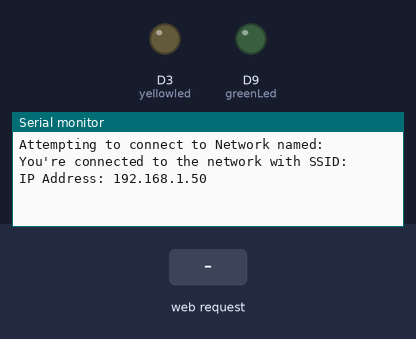
This sketch was run on a simulated Arduino MKR. Parts: output pins drawn as LEDs (lit = HIGH), the last lines printed to the serial monitor. Inputs (shaded band) come from the test bench. WiFi joins after 1.5 s; servers stay silent unless stated; not simulated (calls return 0 or success): arduino_secrets.h.

Above: at 5.7 s.
5.8 s: HTTP request GET /greenLED received
At 6.2 s:
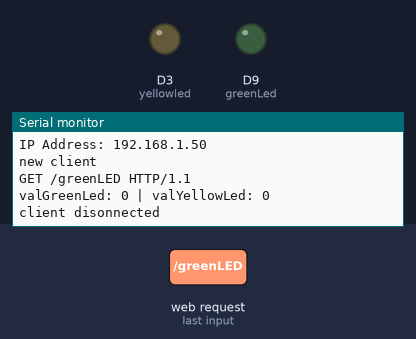
7.3 s: HTTP request GET /yellowLED received
At 8.5 s:
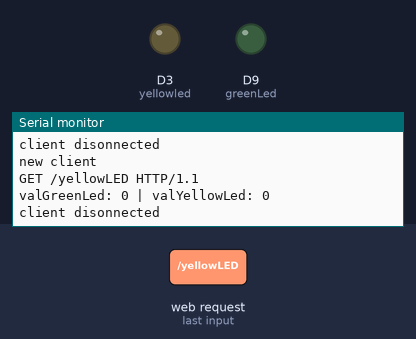

The sketch:

Webpage_communication.ino
```cpp
#include <SPI.h>
#include <WiFiNINA.h>
#include "arduino_secrets.h"
#define greenLed 9
#define yellowled 3

// Configure the pins used for the ESP32 connection
#define SPIWIFI       SPI  // The SPI port
#define SPIWIFI_SS    10   // Chip select pin
#define ESP32_RESETN  5   // Reset pin
#define SPIWIFI_ACK   7   // a.k.a BUSY or READY pin
#define ESP32_GPIO0   6

///////please enter your sensitive data in the Secret tab/arduino_secrets.h
char ssid[] = SECRET_SSID;        // your network SSID (name)
char pass[] = SECRET_PASS;        // your network password (use for WPA, or use as key for WEP)
int status = WL_IDLE_STATUS;     // the Wifi radio's status
int keyIndex = 0;
WiFiServer server(80);
String readString;

void setup()
{
  pinMode(greenLed, OUTPUT);
  pinMode(yellowled, OUTPUT);
  Serial.begin(9600);

    analogWrite(yellowled,0);
  analogWrite(greenLed,0);

  while (status != WL_CONNECTED)
  {
    Serial.print("Attempting to connect to Network named: ");
    Serial.println(ssid);
    status = WiFi.begin(ssid, pass);
    delay(3000);
  }
  server.begin();
  Serial.print("You're connected to the network with ");
  Serial.print("SSID: ");
  Serial.println(WiFi.SSID());
  IPAddress ip = WiFi.localIP();
  Serial.print("IP Address: ");
  Serial.println(ip);
}

void loop()
{

  WiFiClient client = server.available();
  if (client)
  {
    Serial.println("new client");
    boolean currentLineIsBlank = true;
    while (client.connected())
    {
      if (client.available())
      {
        char c = client.read();
        if (readString.length() < 500)
        {
          readString += c;
          Serial.write(c);
          if (c == '\n' && currentLineIsBlank)
          {
            client.println("HTTP/1.1 200 OK"); //send new page
            client.println("Content-Type: text/html");
            client.println("Connection: close");  // the connection will be closed after completion of the response
            client.println("Refresh: 60");
            client.println();

            client.println("<hr />");
            client.println("<HTML>");
            client.println("<HEAD>");
            client.println("<TITLE>LED CONTROL</TITLE>");
            client.println("</HEAD>");
            client.println("<BODY>");
            client.println("</HEAD>");
            client.println("<BODY>");
            client.println("<center><p><H1><H1 style=color:red>Arduino Control Using WiFi</H1></p><center>");
            client.println("<H2 style=color:blue> University of Detroit Mercy</H2>");
            client.println("<hr />");
            client.println("<br />");
            client.println("<br />");
            client.println("<br />");
            client.println("<br />");

            client.println("<H3 style=color:green>Choose the LED you want to be lighted</H3>");
            client.println("<br>");
            client.println("<br>");
            client.println("<form action=\"http://192.168.0.2/\">");
            client.println("<input type=\"radio\" id=\"greenLed\" name=\"greenLED\" value=\"G\">");
            client.println("<label for=\"LED\">INTENSITY OF GREENLED</label>");
            client.println("<br>");
            client.println("<br>");
            client.println("<input type=\"radio\" id=\"yellowLed\" name=\"yellowLED\" value=\"Y\" >");
            client.println("<label for=\"PWMA\">INTENSITY OF YELLOWLED</label>");

            client.println("</label>");
            client.println("</div>");
            client.println("<br><br>");
            client.println("<input type = \"number\" id=\"VAL-LED\" name = \"VAL-LED\" min=\"0\" max=\"255\">");
            client.println("<br><br>");
            client.println("</label>");

            client.println("<input type = \"submit\" value = \"Submit\">");
            client.println("</form>");
            client.println("<p style=color:tomato>Created by Group 1.</p>");
            client.println("<br />");
            client.println("</BODY>");
            client.println("</HTML>");
            client.println("<meta http-equiv=\"refresh\" content=\"4\">");

            delay(1);

            int valGreenLed = (readString.substring(readString.indexOf("greenLED")+19, readString.indexOf("HTTP")-1)).toInt();
            int valYellowLed = (readString.substring(readString.indexOf("yellowLED")+20, readString.indexOf("HTTP")-1)).toInt();
            Serial.print("valGreenLed: "); Serial.print(valGreenLed);
            Serial.print(" | valYellowLed: "); Serial.println(valYellowLed);

            client.println("<br>");

              analogWrite(greenLed,valGreenLed);
              analogWrite(yellowled,valYellowLed);
//              client.println("Current status of LED is ");
//              client.println(valYellowLed);

            delay(3);
            client.println("<br>");
            delay(3);
            readString = "";
            delay(5);
            client.stop();
            Serial.println("client disonnected");
          }
        }
      }
    }
  }
}
```

Measured:
- after the input at 5.8 s, the serial monitor: prints a new line at once (image 1)
- after the input at 7.3 s, the serial monitor: prints a new line at once (image 2)
